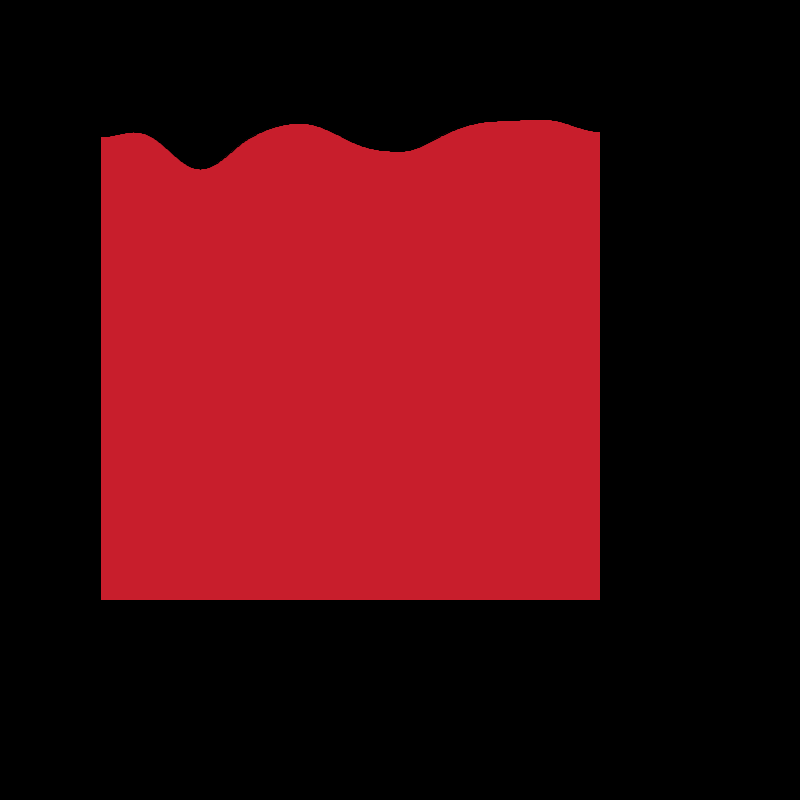
Frame 1 (no input)
Frame 60 (the mouse pressed at the canvas centre just before this capture): identical to frame 1, image omitted
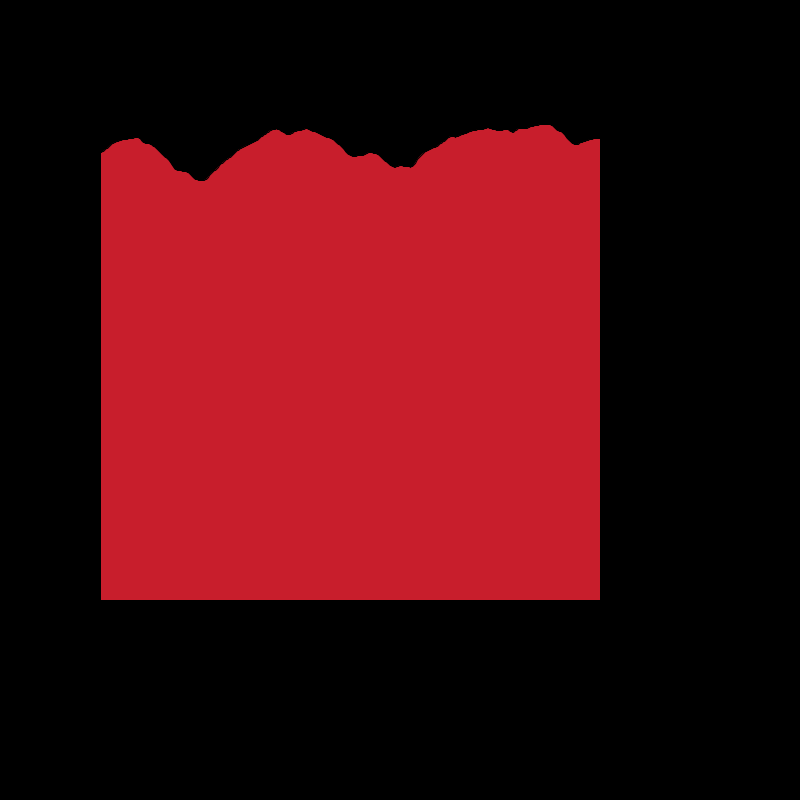
Frame 120 (the mouse held since frame 60 and released just before this capture)

The Processing sketch that drew these frames (run headless with seeded random() and noise(); from frame 60 on, the mouse is pressed at the canvas centre):

// Processing sketch: noisePshape
// ── noisePshape.pde
void setup(){
  size(800, 800);
}

void draw(){
  background(0);
  fill(200,30, 44);
  beginShape();
  // points => they are called vertices
  int lod = floor(map(mouseX,0, width, 2, 8)); // 2, 8
  float falloff = map(mouseY, 0, height, 0, 1); //0, 1
  noiseDetail(lod,falloff);
  // 1) let's draw a simple square
  vertex(100,100); //a
  vertex(100,600); //b
  vertex(600,600); // c
  vertex(600,100); // d
  // 2) let's add noise to it
  for(int i = 600; i>=100; i--){
    float noisedVal = noise(i*0.01) * 100;
    vertex(i,100 + noisedVal);
  }
  endShape();
}
